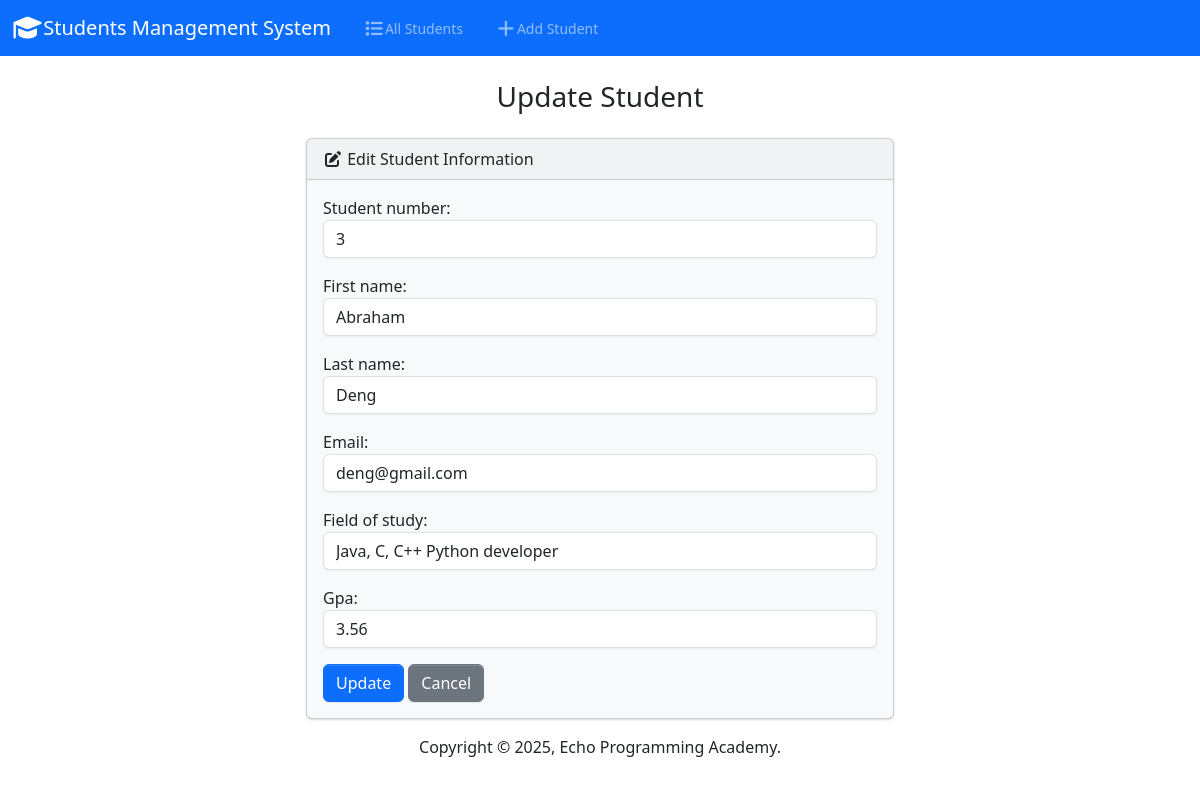
The page /edit/3 on the database its author committed.
### students/models.py (models this page shows, shortened)
class Student(models.Model):
    student_number= models.PositiveBigIntegerField()
    first_name = models.CharField(max_length=30)
    last_name = models.CharField(max_length=30)
    email = models.EmailField(unique=True)
    field_of_study = models.CharField(max_length=50)
    gpa=models.FloatField()

### students/views.py (the view, shortened to what this page needs)
# urls.py: path('edit/<int:id>', views.edit, name='edit'),
def edit(request, id):
    student = Student.objects.get(pk=id)
    if request.method != 'POST':
        form = StudentForm(instance=student)
        return render(request, 'students/edit.html', {'form': form, 'student': student})

### students/form.py
class StudentForm(forms.ModelForm):
    class Meta:
        model = Student
        fields = ['student_number', 'first_name', 'last_name', 'email', 'field_of_study', 'gpa']
        Labels = {
            'student_number': 'Student Number',
            'first_name': 'First Name',
            'last_name': 'Last Name',
            'email': 'Email Address',
            'field_of_study': 'Field of Study',
            'gpa': 'GPA',
        }
        widgets = {
            'student_number': forms.NumberInput(attrs={'class': 'form-control'}),
            'first_name': forms.TextInput(attrs={'class': 'form-control'}),
            'last_name': forms.TextInput(attrs={'class': 'form-control'}),
            'email': forms.EmailInput(attrs={'class': 'form-control'}),
            'field_of_study': forms.TextInput(attrs={'class': 'form-control'}),
            'gpa': forms.NumberInput(attrs={'class': 'form-control', 'step': '0.01'}),
        }

### students/templates/students/edit.html (shortened to what this page needs)
{% extends 'students/base.html' %}
{% block body %}
<h3 class="text-center m-4">Update Student</h3>
{% if success %}
<div class="alert alert-success" role="alert">
    The student updated successfully
    <a href="{% url 'index' %}" class="alert-link">Go to Home Page.</a>
</div>
{% else %}
    <div class="row justify-content-center">
        <div class="col-6">
            <div class="card bg-light mb-3">
            <div class="card-header">
                <i class="fa-solid fa-pen-to-square"></i>
                Edit Student Information
            </div>
                <div class="card-body">
                    <form action="{% url 'edit' student.id %}" method="post">
                        {{ form.as_p }}
                        <button type="submit" class="btn btn-primary">Update </button>
                        <a href="{% url 'index' %}" class="btn btn-secondary">Cancel</a>
                    </form>
         </div>
        </div>
        </div>
     </div>
    {% endif %}
    {% endblock%}

### rows shown on the page
Student: student_number "3", first_name "Abraham", last_name "Deng", email "deng@gmail.com", field_of_study "Java, C, C++ Python developer", gpa "3.56"
